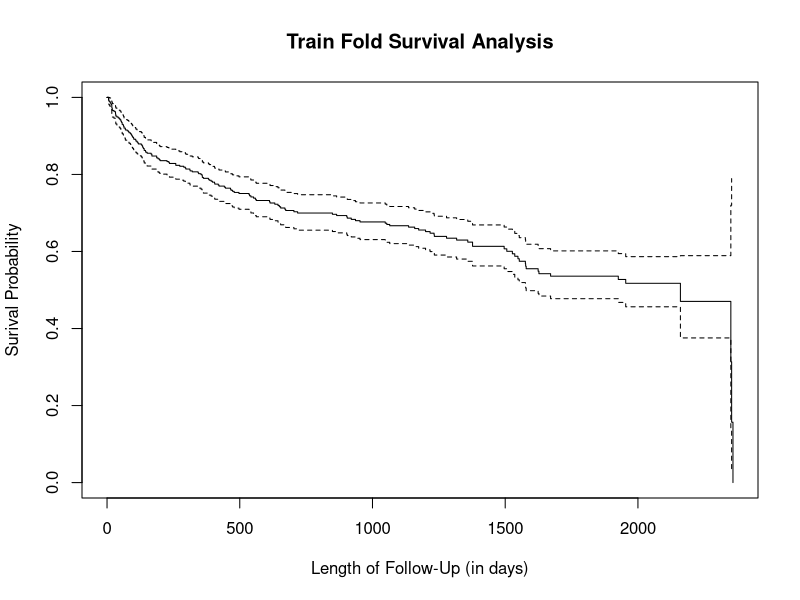
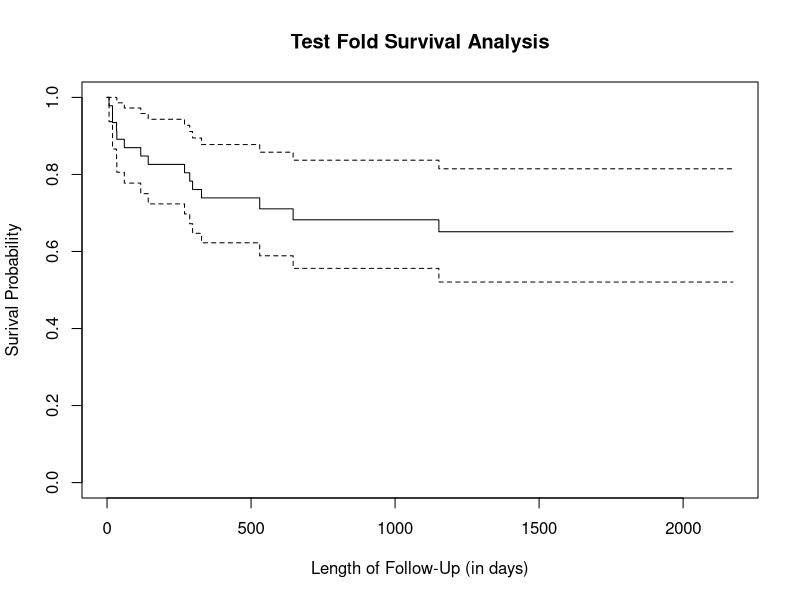
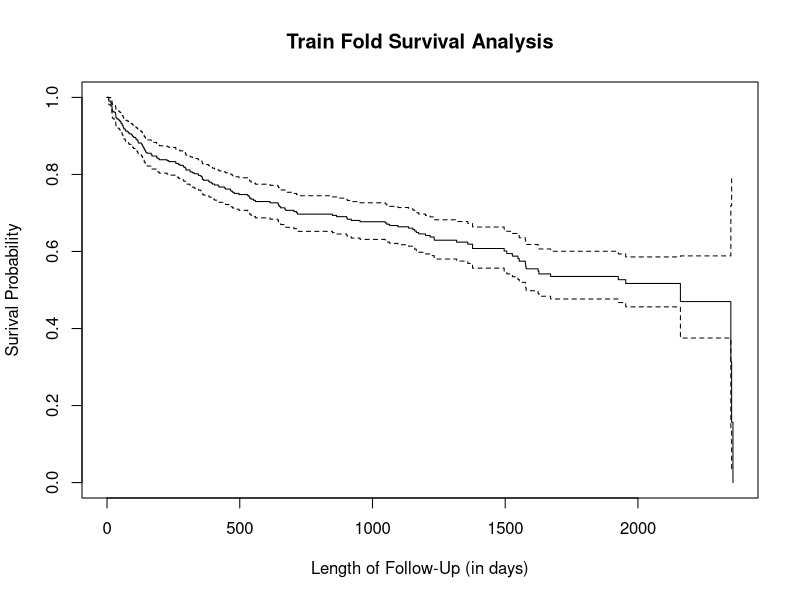
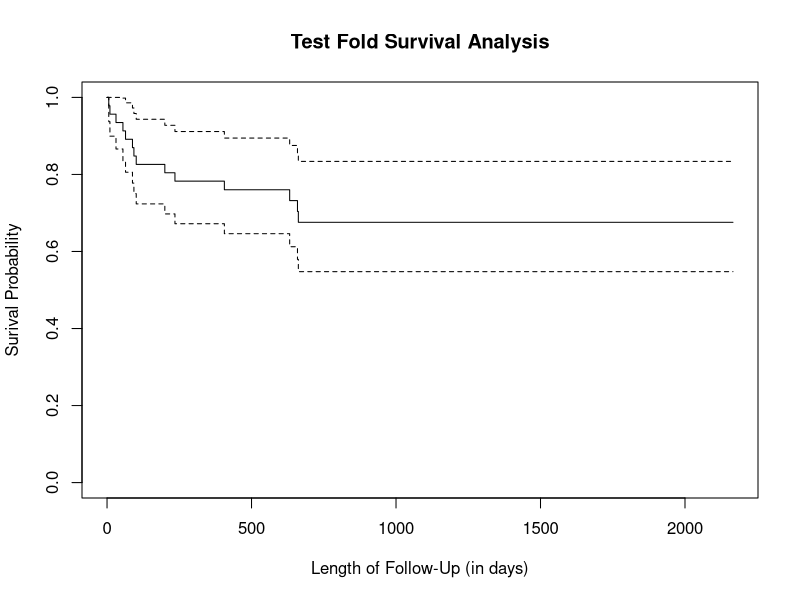
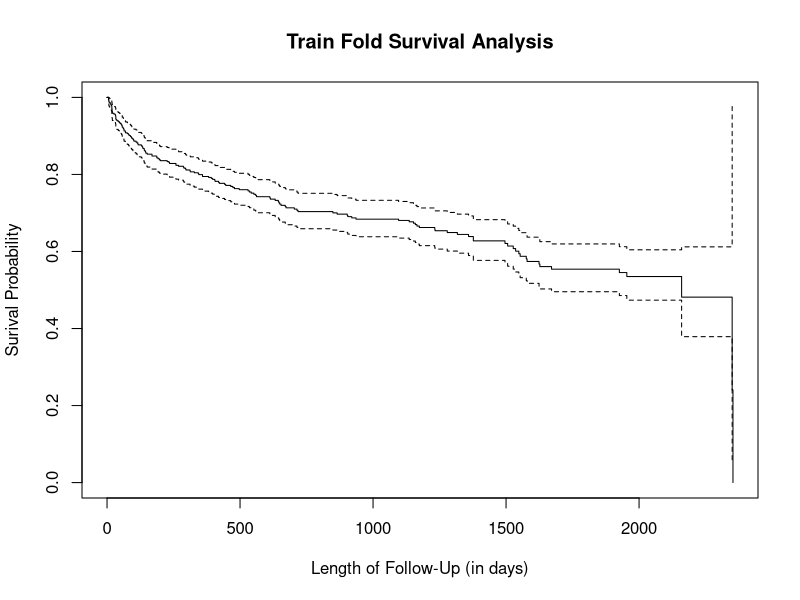
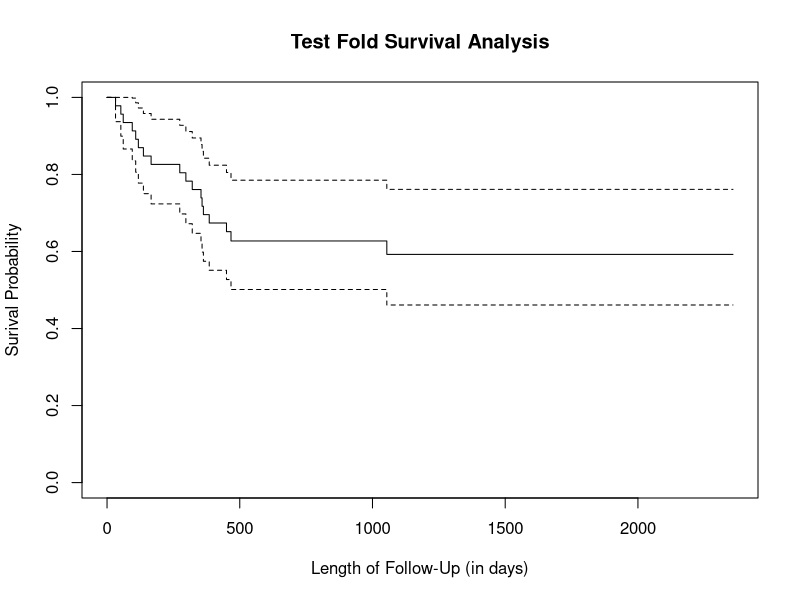
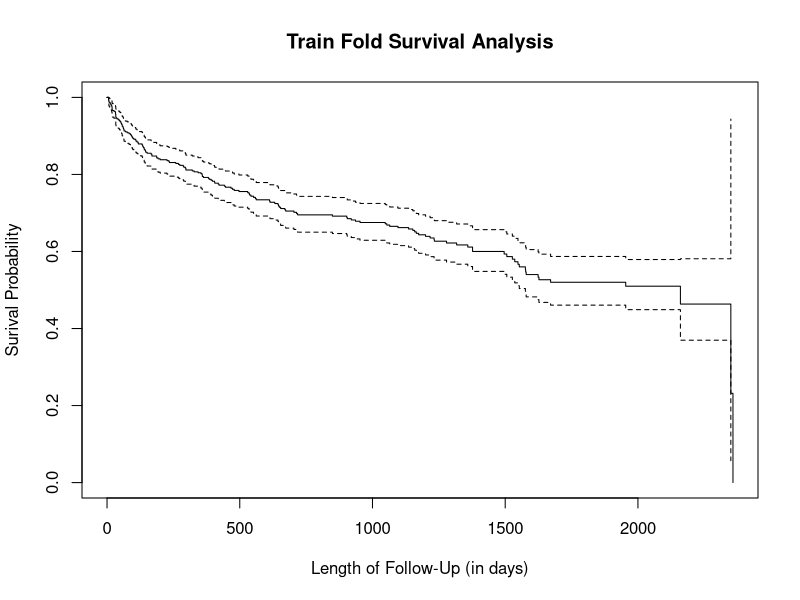
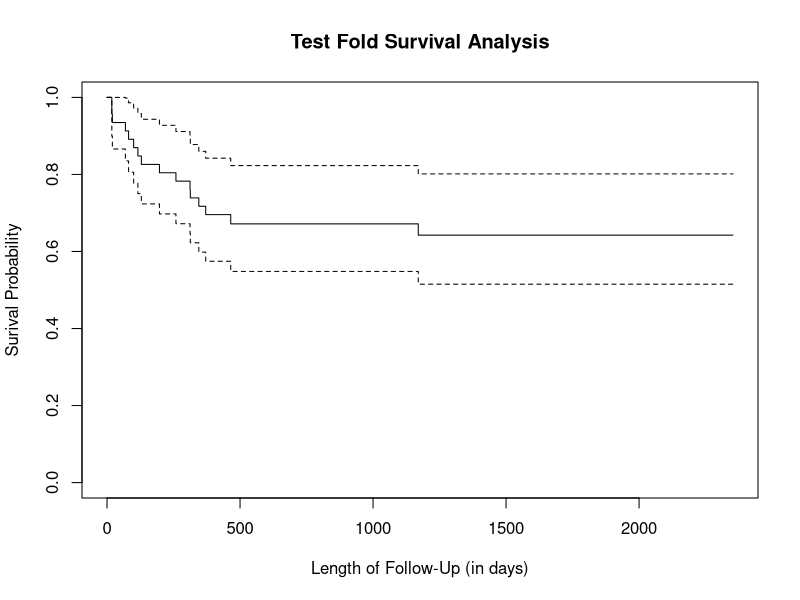

The R source for these figures, in order:
#source -- http://www.umass.edu/statdata/statdata/stat-survival.html ; data = whas500.dat

## Load the necessary libraries in order to plot the Survival Analysis charts and Decision Tree ##
library(survival)
library(KMsurv)
library(party)
# Load the modified data set as described in analysis outline #
data <- read.table("heart_attack_mod1.txt", h=T)

# Display the first 6 rows in the data set in order to verfiy properly imported ##
head(data)
# Create two empty vectors that will be used to store the overall analysis resutls for both Total Errors
# and the Overall Error Rate this correpsonds to
results.err.total <- c()
cumulative.err.rates <- c()

#################################
###  Create Ensemble Function ###
#################################	

logit_dtree.nfold <- function(seed, n.folds) {

######################
### Pre-Processing ###
######################

	set.seed(seed) #Allow the user to set the seed 
	N <- nrow(data) # Create a variable to hold the number of rows in the dataset, in this case 460
	randomized <- sample(1:N) # Create a randomized range of numbers equal to the number of rows in the dataset
	randomized #Verify randomized range properly created and in order to verify seed properly set

	fold <- 1 # Create the variable to be used in tracking the fold analyses
	n.folds <- 10
	range <- (N / n.folds)  # Set the range equal to the number of dataset rows divivded by the number of folds
	increment.by <- (1:range) # Increment the folds by the range in the test splits

	time.train0 <- rep(0, N - range) # Create a vector of 0s equal to the length of the train split data set
	time.test0 <- rep(0, range) # Create a vector of 0s equal to the length of the test split data set
								# These will be used in the function to plot the survival probabilty over time
	# Iterate over the Train/Test splits for the Logistic Analysis
	for (each in 1:n.folds) {
		train.data <- data[-randomized[increment.by], ]
		test.data <- data[randomized[increment.by], ]

		print (head(train.data))
		print (head(test.data))

		cat('\n', 'Fold ', fold,' Cross Validation Below', '\n', sep = "")
 
###################
### TRAIN SPLIT ###
###################

# Create a model where survival is a function of age, body mass index, congestive heart failure,
# wether this was the patients first heart attack (MIORD) where 0 = first, 1 = not first, and length of follow-up
# since the time of the most recent heart attack 
		# Logistic Regression Model
		logit.fit <- glm(fstat ~ age + bmi + chf + miord + lenfol, family='binomial', data=train.data)
		# Decision Tree Model
		whas_tree <- ctree(fstat ~ age + bmi + chf + miord + lenfol, data=train.data)
		
		cat('\n', 'Summary of fold ', fold,' Training Analysis Below', '\n', sep = "")

#######################################
### Display Training Survival Chart ###
#######################################	

# Pass the Survival Fit function the start time of 0, the duration equal to the patient's Length of Follow-Up, and set 
# the event as equal to the patients mortality  (0=life, 1=death)
		my.train.fit <- survfit(Surv(time.train0, train.data$lenfol, train.data$fstat) ~ 1)
		print (summary(logit.fit))
		xaxis <- "Length of Follow-Up (in days)"
		yaxis <-  "Surival Probability"
# PLot the Survival Probabiliyt of the patients as a function of time 		
		train.plot <- plot(my.train.fit, xlab = xaxis , ylab= yaxis, main="Train Fold Survival Analysis")
		train.plot

##################
### TEST SPLIT ###
##################

## Predict out of sample data error using the Generaliztion error as proxy ##
## Create a new data frame comprised of the test data columns listed below ##
		new.data <- with(test.data, data.frame(age=age, bmi=bmi, chf=chf, miord=miord, lenfol=lenfol))
		cat('\n', 'Fold ', fold,' Test Data Frame', '\n', sep = "")
## Run the Logistic Model against the new test data and add column to the new.data frame
		new.data$logit.mort.prob <- predict(logit.fit, newdata=new.data, type='response')
## Run the Decision Tree Model against the new test data and add column to the new.data frame		
		new.data$dtree.mort.prob <- predict(whas_tree, new.data, type='response')
## Ensemble the results of the two analyses by taking the linear average of their results
		new.data$mort.prob <- ((new.data$logit.mort.prob + new.data$dtree.mort.prob) / 2)
## Round the predictions to the nearest whole 0,1 and add to the new.data frame
		new.data$mort.round <- round(new.data$mort.prob)
## Display Results of the analysis
		print (new.data)

#######################
### Analyze Results ###
#######################
		
# Juxtapose the test data set's known survival statistics column with the model's predicted survival stats.
		new.data$actual <- test.data$fstat
		cat('\n', 'Fold ', fold,' Test Data Set Cross Validation Below', '\n', sep = "")
		print(new.data)
		cat('\n', 'Fold ', fold,' Confusion Matrix of Predicted versus Acutal Mortality', '\n', sep = "")
# Create a confusion matrix that more effeciently displays the (in)accuracy of the model's predictions
		xtable <- xtabs(~new.data$actual + new.data$mort.round, data=new.data)
		print (xtable)

###################################
### Display Test Survival Chart ###
###################################	

# Pass the Survival Fit function the start time of 0, the duration equal to the patient's Length of Follow-Up, and set 
# the event as equal to the patients mortality  (0=life, 1=death)
		my.test.fit <- survfit(Surv(time.test0, new.data$lenfol, new.data$mort.round) ~ 1)
		print (summary(logit.fit))
		xaxis <- "Length of Follow-Up (in days)"
		yaxis <-  "Surival Probability"
# PLot the Survival Probabiliyt of the patients as a function of time 		
		test.plot <- plot(my.test.fit, xlab = xaxis , ylab= yaxis, main="Test Fold Survival Analysis")
		test.plot

#########################################
###  Analyze the Generalization Error ###
#########################################	

# Calculate the Total Numer of Errors for the Test Fold ##
		gen.err.total <- sum(as.numeric(new.data$actual != new.data$mort.round))
		cat('\n', "The Total number of Generaliztion Errors for fold ",fold,' is:', '\n', sep = "")
		print(gen.err.total)
# Store this data in a vector for further analysis once the function has completed
		results.err.total <- append(results.err.total, gen.err.total)
# Convert the Number of Errors to the Error Rate for the Test Fold 
		gen.err.rate <- gen.err.total / length(new.data$actual)
		cat('\n', "the total Generalization Error Rate for fold ",fold,' is:',  '\n', sep = "")
		print (gen.err.rate)
# Store this data in a vector for further analysis once the function has completed
		cumulative.err.rates <- append(cumulative.err.rates, gen.err.rate)
		cumulative.err.rates
# Increment the range in order to complete the following TRAIN/TEST analysis
		increment.by <- increment.by + range
		fold <- fold + 1 
	}
###############################################
### Display Total Generalization Error Info ###
###############################################	

# Print out the Generalization Error Totals, Rates and Average Generalization Error Rate ##
	cat('\n', "the Total Number of Generalization Errors for this analysis is:",  '\n', sep = "")
	total.num.err <- sum(results.err.total)
	print (total.num.err)
	cat('\n', "Below are the Generaliztion Errors for each analysis:",  '\n', sep = "")
	print (cumulative.err.rates)
	cat('\n', "the Overall Generalization Error Rate for this analyis is:",  '\n', sep = "")
	total.err.rate <- sum(cumulative.err.rates) / length(cumulative.err.rates)
	print (total.err.rate)
}

logit_dtree.nfold(08112013, 10)
